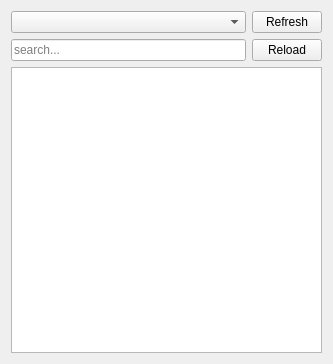
<?xml version="1.0" encoding="UTF-8"?>
<ui version="4.0">
    <class>Form</class>
    <widget class="QWidget" name="Form">
        <property name="geometry">
            <rect>
                <x>0</x>
                <y>0</y>
                <width>333</width>
                <height>364</height>
            </rect>
        </property>
        <property name="windowTitle">
            <string>Form</string>
        </property>
        <layout class="QVBoxLayout" name="verticalLayout">
            <item>
                <layout class="QHBoxLayout" name="horizontalLayout_2" stretch="4,1">
                    <item>
                        <widget class="QComboBox" name="sectionCombo">
                            <property name="sizePolicy">
                                <sizepolicy hsizetype="Preferred" vsizetype="Preferred">
                                    <horstretch>1</horstretch>
                                    <verstretch>0</verstretch>
                                </sizepolicy>
                            </property>
                            <property name="maxVisibleItems">
                                <number>18</number>
                            </property>
                        </widget>
                    </item>
                    <item>
                        <widget class="QPushButton" name="refreshButton">
                            <property name="minimumSize">
                                <size>
                                    <width>70</width>
                                    <height>0</height>
                                </size>
                            </property>
                            <property name="maximumSize">
                                <size>
                                    <width>16777215</width>
                                    <height>70</height>
                                </size>
                            </property>
                            <property name="toolTip">
                                <string>Refresh this list.</string>
                            </property>
                            <property name="text">
                                <string>Refresh</string>
                            </property>
                        </widget>
                    </item>
                </layout>
            </item>
            <item>
                <layout class="QHBoxLayout" name="horizontalLayout_4">
                    <item>
                        <widget class="QLineEdit" name="searchEdit">
                            <property name="sizePolicy">
                                <sizepolicy hsizetype="Expanding" vsizetype="Preferred">
                                    <horstretch>1</horstretch>
                                    <verstretch>0</verstretch>
                                </sizepolicy>
                            </property>
                            <property name="placeholderText">
                                <string>search...</string>
                            </property>
                        </widget>
                    </item>
                    <item>
                        <widget class="QPushButton" name="reloadButton">
                            <property name="enabled">
                                <bool>true</bool>
                            </property>
                            <property name="minimumSize">
                                <size>
                                    <width>70</width>
                                    <height>0</height>
                                </size>
                            </property>
                            <property name="maximumSize">
                                <size>
                                    <width>70</width>
                                    <height>16777215</height>
                                </size>
                            </property>
                            <property name="toolTip">
                                <string>Reload the active module/folder.</string>
                            </property>
                            <property name="text">
                                <string>Reload</string>
                            </property>
                        </widget>
                    </item>
                </layout>
            </item>
            <item>
                <widget class="RobustTreeView" name="resourceTree">
                    <property name="alternatingRowColors">
                        <bool>true</bool>
                    </property>
                    <property name="sortingEnabled">
                        <bool>true</bool>
                    </property>
                    <property name="allColumnsShowFocus">
                        <bool>true</bool>
                    </property>
                    <attribute name="headerShowSortIndicator" stdset="0">
                        <bool>true</bool>
                    </attribute>
                    <attribute name="headerStretchLastSection">
                        <bool>true</bool>
                    </attribute>
                </widget>
            </item>
        </layout>
    </widget>
    <customwidgets>
        <customwidget>
            <class>RobustTreeView</class>
            <extends>QTreeView</extends>
            <header location="global">utility.gui.qt.widgets.itemviews.treeview</header>
        </customwidget>
    </customwidgets>
    <resources />
    <connections />
</ui>
